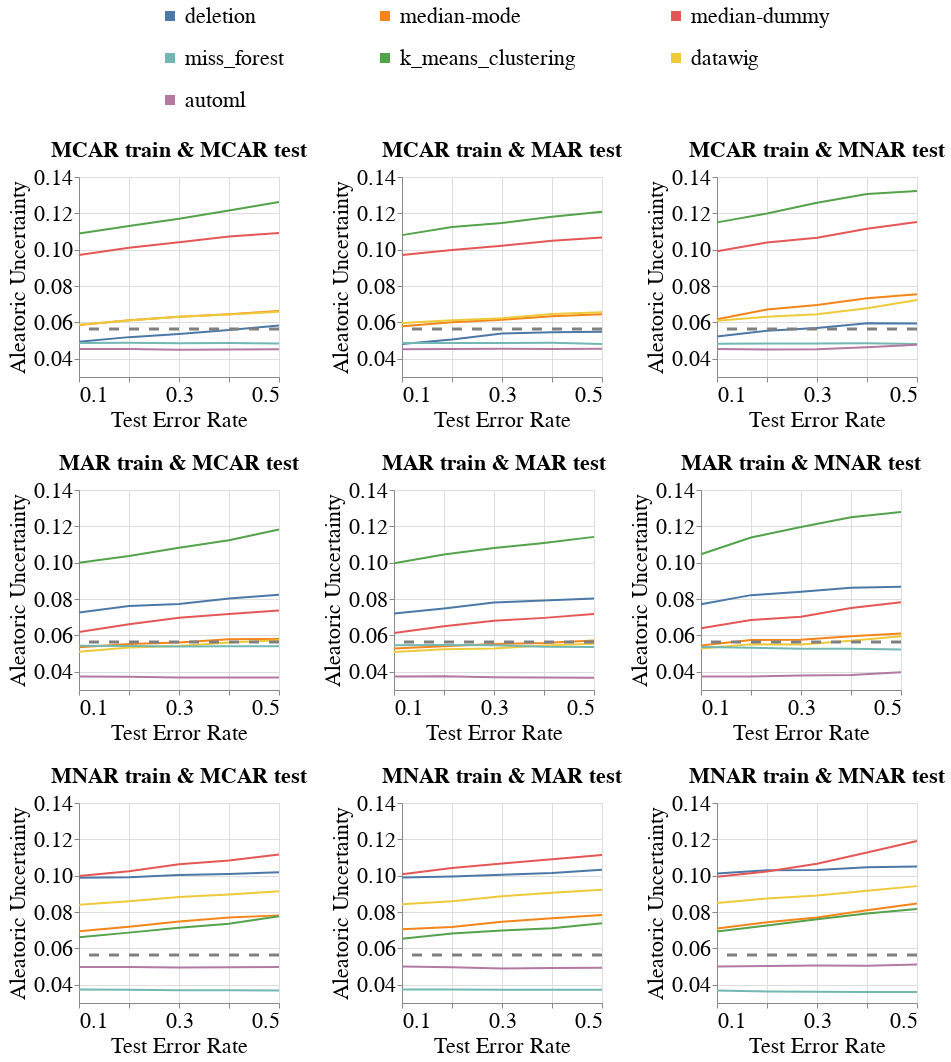

Notebook source saved alongside this figure:
### Code cell
create_line_bands_for_diff_imputers(dataset_name=DATASET_NAME,
                                    model_name='mlp_clf',
                                    metric_name='Aleatoric_Uncertainty',
                                    db_client=db_client,
                                    with_band=False)

### Figure 1 — Vega-Lite specification as saved in the notebook (floating-point values rounded to 4 significant figures; data arrays with more than 128 entries replaced by an {"elided": "..."} marker saying what was removed)
{"config": {"view": {"continuousWidth": 400, "continuousHeight": 300}, "axis": {"labelFontSize": 22, "labelFontWeight": "normal", "titleFontSize": 22, "titleFontWeight": "normal"}, "legend": {"columns": 3, "direction": "horizontal", "labelFontSize": 22, "labelLimit": 400, "orient": "top", "symbolOffset": 80, "symbolStrokeWidth": 10, "titleAnchor": "middle", "titleFontSize": 22, "titleLimit": 300}, "title": {"fontSize": 22}}, "vconcat": [{"hconcat": [{"layer": [{"data": {"name": "data-50a6cbf532cc8b79ef6d561e5c4211c7"}, "mark": "line", "encoding": {"color": {"field": "Null_Imputer_Name", "sort": ["deletion", "median-mode", "median-dummy", "miss_forest", "k_means_clustering", "datawig", "automl", "boost_clean"], "title": null, "type": "nominal"}, "x": {"axis": {"labelExpr": "(datum.value == 0.1) || (datum.value == 0.3) || (datum.value == 0.5) ? datum.label : ''"}, "field": "Test_Error_Rate", "scale": {"nice": false}, "title": "Test Error Rate", "type": "quantitative"}, "y": {"aggregate": "mean", "field": "Metric_Value", "scale": {"zero": false}, "title": "Aleatoric Uncertainty", "type": "quantitative"}}}, {"data": {"name": "data-487b8671080ba669e5b6a5fa4eb52bd1"}, "mark": {"type": "rule", "strokeDash": [10, 10]}, "encoding": {"color": {"value": "grey"}, "size": {"value": 3}, "y": {"field": "Baseline_Mean", "type": "quantitative"}}}], "height": 200, "title": {"text": "MCAR train & MCAR test", "fontSize": 22}, "width": 200}, {"layer": [{"data": {"name": "data-9afc784ea2547862740cd430140e0084"}, "mark": "line", "encoding": {"color": {"field": "Null_Imputer_Name", "sort": ["deletion", "median-mode", "median-dummy", "miss_forest", "k_means_clustering", "datawig", "automl", "boost_clean"], "title": null, "type": "nominal"}, "x": {"axis": {"labelExpr": "(datum.value == 0.1) || (datum.value == 0.3) || (datum.value == 0.5) ? datum.label : ''"}, "field": "Test_Error_Rate", "scale": {"nice": false}, "title": "Test Error Rate", "type": "quantitative"}, "y": {"aggregate": "mean", "field": "Metric_Value", "scale": {"zero": false}, "title": "Aleatoric Uncertainty", "type": "quantitative"}}}, {"data": {"name": "data-487b8671080ba669e5b6a5fa4eb52bd1"}, "mark": {"type": "rule", "strokeDash": [10, 10]}, "encoding": {"color": {"value": "grey"}, "size": {"value": 3}, "y": {"field": "Baseline_Mean", "type": "quantitative"}}}], "height": 200, "title": {"text": "MCAR train & MAR test", "fontSize": 22}, "width": 200}, {"layer": [{"data": {"name": "data-d33ea5f78bd7618447e4d23e390983e7"}, "mark": "line", "encoding": {"color": {"field": "Null_Imputer_Name", "sort": ["deletion", "median-mode", "median-dummy", "miss_forest", "k_means_clustering", "datawig", "automl", "boost_clean"], "title": null, "type": "nominal"}, "x": {"axis": {"labelExpr": "(datum.value == 0.1) || (datum.value == 0.3) || (datum.value == 0.5) ? datum.label : ''"}, "field": "Test_Error_Rate", "scale": {"nice": false}, "title": "Test Error Rate", "type": "quantitative"}, "y": {"aggregate": "mean", "field": "Metric_Value", "scale": {"zero": false}, "title": "Aleatoric Uncertainty", "type": "quantitative"}}}, {"data": {"name": "data-487b8671080ba669e5b6a5fa4eb52bd1"}, "mark": {"type": "rule", "strokeDash": [10, 10]}, "encoding": {"color": {"value": "grey"}, "size": {"value": 3}, "y": {"field": "Baseline_Mean", "type": "quantitative"}}}], "height": 200, "title": {"text": "MCAR train & MNAR test", "fontSize": 22}, "width": 200}], "resolve": {"scale": {"y": "shared"}}}, {"hconcat": [{"layer": [{"data": {"name": "data-388052bac7c8f092bb6fcde4f2608f3f"}, "mark": "line", "encoding": {"color": {"field": "Null_Imputer_Name", "sort": ["deletion", "median-mode", "median-dummy", "miss_forest", "k_means_clustering", "datawig", "automl", "boost_clean"], "title": null, "type": "nominal"}, "x": {"axis": {"labelExpr": "(datum.value == 0.1) || (datum.value == 0.3) || (datum.value == 0.5) ? datum.label : ''"}, "field": "Test_Error_Rate", "scale": {"nice": false}, "title": "Test Error Rate", "type": "quantitative"}, "y": {"aggregate": "mean", "field": "Metric_Value", "scale": {"zero": false}, "title": "Aleatoric Uncertainty", "type": "quantitative"}}}, {"data": {"name": "data-487b8671080ba669e5b6a5fa4eb52bd1"}, "mark": {"type": "rule", "strokeDash": [10, 10]}, "encoding": {"color": {"value": "grey"}, "size": {"value": 3}, "y": {"field": "Baseline_Mean", "type": "quantitative"}}}], "height": 200, "title": {"text": "MAR train & MCAR test", "fontSize": 22}, "width": 200}, {"layer": [{"data": {"name": "data-930d87aef52ab20c1ff79fc809a8e139"}, "mark": "line", "encoding": {"color": {"field": "Null_Imputer_Name", "sort": ["deletion", "median-mode", "median-dummy", "miss_forest", "k_means_clustering", "datawig", "automl", "boost_clean"], "title": null, "type": "nominal"}, "x": {"axis": {"labelExpr": "(datum.value == 0.1) || (datum.value == 0.3) || (datum.value == 0.5) ? datum.label : ''"}, "field": "Test_Error_Rate", "scale": {"nice": false}, "title": "Test Error Rate", "type": "quantitative"}, "y": {"aggregate": "mean", "field": "Metric_Value", "scale": {"zero": false}, "title": "Aleatoric Uncertainty", "type": "quantitative"}}}, {"data": {"name": "data-487b8671080ba669e5b6a5fa4eb52bd1"}, "mark": {"type": "rule", "strokeDash": [10, 10]}, "encoding": {"color": {"value": "grey"}, "size": {"value": 3}, "y": {"field": "Baseline_Mean", "type": "quantitative"}}}], "height": 200, "title": {"text": "MAR train & MAR test", "fontSize": 22}, "width": 200}, {"layer": [{"data": {"name": "data-3af6fbbf2745c8cada871b439b397ab3"}, "mark": "line", "encoding": {"color": {"field": "Null_Imputer_Name", "sort": ["deletion", "median-mode", "median-dummy", "miss_forest", "k_means_clustering", "datawig", "automl", "boost_clean"], "title": null, "type": "nominal"}, "x": {"axis": {"labelExpr": "(datum.value == 0.1) || (datum.value == 0.3) || (datum.value == 0.5) ? datum.label : ''"}, "field": "Test_Error_Rate", "scale": {"nice": false}, "title": "Test Error Rate", "type": "quantitative"}, "y": {"aggregate": "mean", "field": "Metric_Value", "scale": {"zero": false}, "title": "Aleatoric Uncertainty", "type": "quantitative"}}}, {"data": {"name": "data-487b8671080ba669e5b6a5fa4eb52bd1"}, "mark": {"type": "rule", "strokeDash": [10, 10]}, "encoding": {"color": {"value": "grey"}, "size": {"value": 3}, "y": {"field": "Baseline_Mean", "type": "quantitative"}}}], "height": 200, "title": {"text": "MAR train & MNAR test", "fontSize": 22}, "width": 200}], "resolve": {"scale": {"y": "shared"}}}, {"hconcat": [{"layer": [{"data": {"name": "data-9534a6a734761b64a559c9789dad028e"}, "mark": "line", "encoding": {"color": {"field": "Null_Imputer_Name", "sort": ["deletion", "median-mode", "median-dummy", "miss_forest", "k_means_clustering", "datawig", "automl", "boost_clean"], "title": null, "type": "nominal"}, "x": {"axis": {"labelExpr": "(datum.value == 0.1) || (datum.value == 0.3) || (datum.value == 0.5) ? datum.label : ''"}, "field": "Test_Error_Rate", "scale": {"nice": false}, "title": "Test Error Rate", "type": "quantitative"}, "y": {"aggregate": "mean", "field": "Metric_Value", "scale": {"zero": false}, "title": "Aleatoric Uncertainty", "type": "quantitative"}}}, {"data": {"name": "data-487b8671080ba669e5b6a5fa4eb52bd1"}, "mark": {"type": "rule", "strokeDash": [10, 10]}, "encoding": {"color": {"value": "grey"}, "size": {"value": 3}, "y": {"field": "Baseline_Mean", "type": "quantitative"}}}], "height": 200, "title": {"text": "MNAR train & MCAR test", "fontSize": 22}, "width": 200}, {"layer": [{"data": {"name": "data-90620204c95caaaf00a395875dc011ef"}, "mark": "line", "encoding": {"color": {"field": "Null_Imputer_Name", "sort": ["deletion", "median-mode", "median-dummy", "miss_forest", "k_means_clustering", "datawig", "automl", "boost_clean"], "title": null, "type": "nominal"}, "x": {"axis": {"labelExpr": "(datum.value == 0.1) || (datum.value == 0.3) || (datum.value == 0.5) ? datum.label : ''"}, "field": "Test_Error_Rate", "scale": {"nice": false}, "title": "Test Error Rate", "type": "quantitative"}, "y": {"aggregate": "mean", "field": "Metric_Value", "scale": {"zero": false}, "title": "Aleatoric Uncertainty", "type": "quantitative"}}}, {"data": {"name": "data-487b8671080ba669e5b6a5fa4eb52bd1"}, "mark": {"type": "rule", "strokeDash": [10, 10]}, "encoding": {"color": {"value": "grey"}, "size": {"value": 3}, "y": {"field": "Baseline_Mean", "type": "quantitative"}}}], "height": 200, "title": {"text": "MNAR train & MAR test", "fontSize": 22}, "width": 200}, {"layer": [{"data": {"name": "data-d6a105a4ab8761a78570d09519140c57"}, "mark": "line", "encoding": {"color": {"field": "Null_Imputer_Name", "sort": ["deletion", "median-mode", "median-dummy", "miss_forest", "k_means_clustering", "datawig", "automl", "boost_clean"], "title": null, "type": "nominal"}, "x": {"axis": {"labelExpr": "(datum.value == 0.1) || (datum.value == 0.3) || (datum.value == 0.5) ? datum.label : ''"}, "field": "Test_Error_Rate", "scale": {"nice": false}, "title": "Test Error Rate", "type": "quantitative"}, "y": {"aggregate": "mean", "field": "Metric_Value", "scale": {"zero": false}, "title": "Aleatoric Uncertainty", "type": "quantitative"}}}, {"data": {"name": "data-487b8671080ba669e5b6a5fa4eb52bd1"}, "mark": {"type": "rule", "strokeDash": [10, 10]}, "encoding": {"color": {"value": "grey"}, "size": {"value": 3}, "y": {"field": "Baseline_Mean", "type": "quantitative"}}}], "height": 200, "title": {"text": "MNAR train & MNAR test", "fontSize": 22}, "width": 200}], "resolve": {"scale": {"y": "shared"}}}], "resolve": {"scale": {"y": "shared"}}, "$schema": "https://vega.github.io/schema/vega-lite/v4.17.0.json", "datasets": {"data-50a6cbf532cc8b79ef6d561e5c4211c7": {"elided": "210 records"}, "data-487b8671080ba669e5b6a5fa4eb52bd1": [{"Baseline_Mean": 0.05646}], "data-9afc784ea2547862740cd430140e0084": {"elided": "210 records"}, "data-d33ea5f78bd7618447e4d23e390983e7": {"elided": "210 records"}, "data-388052bac7c8f092bb6fcde4f2608f3f": {"elided": "210 records"}, "data-930d87aef52ab20c1ff79fc809a8e139": {"elided": "210 records"}, "data-3af6fbbf2745c8cada871b439b397ab3": {"elided": "210 records"}, "data-9534a6a734761b64a559c9789dad028e": {"elided": "210 records"}, "data-90620204c95caaaf00a395875dc011ef": {"elided": "210 records"}, "data-d6a105a4ab8761a78570d09519140c57": {"elided": "210 records"}}}
